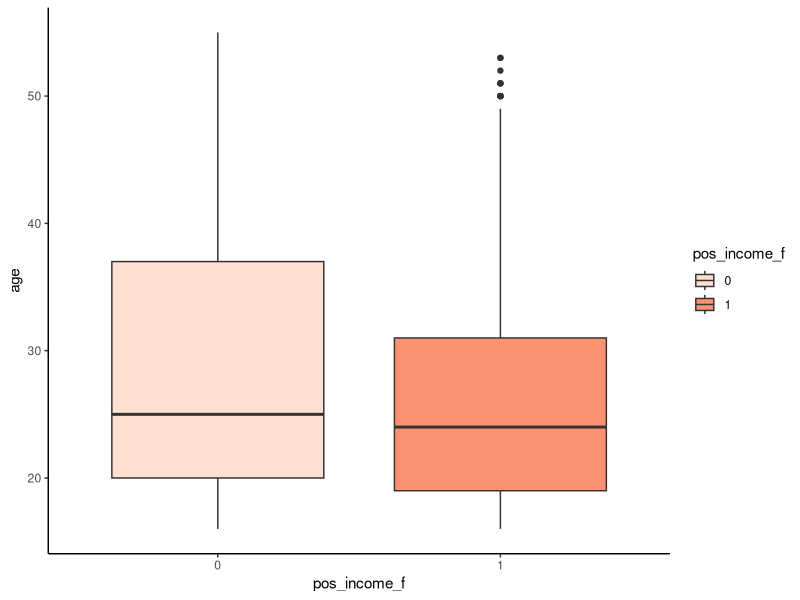
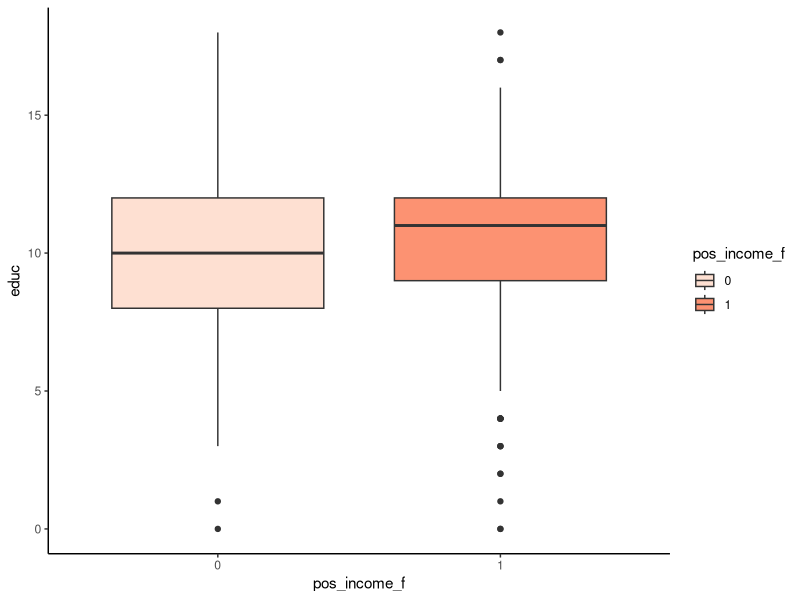
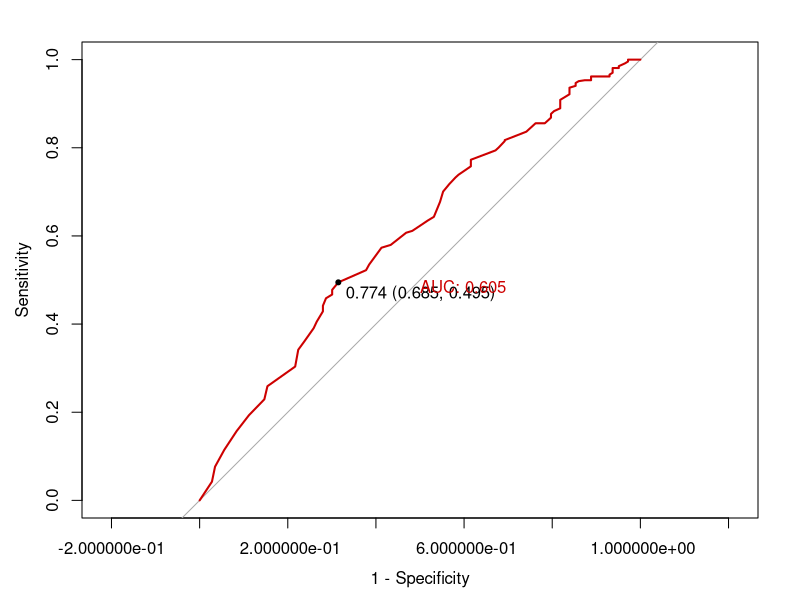
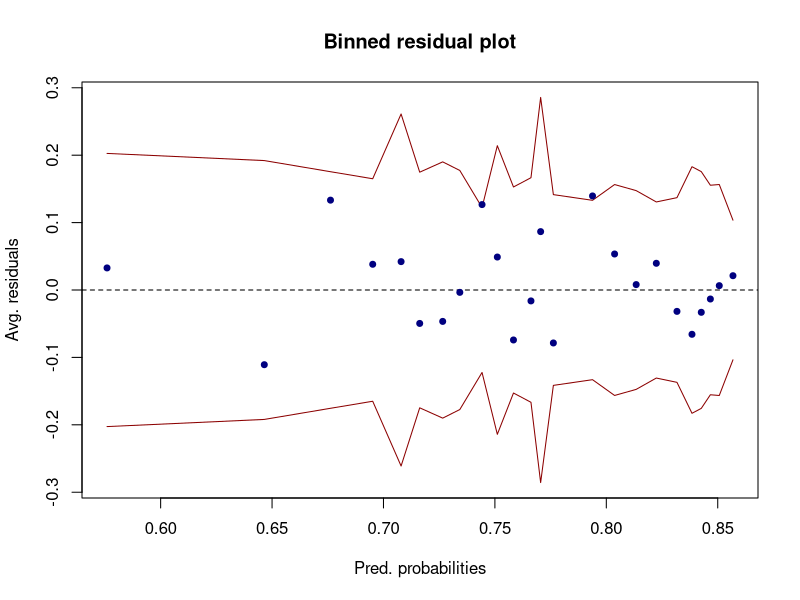

The R script that drew these images, in order:
rm(list = ls())

library(arm)
library(rms)
library(pROC)
library(e1071)
library(caret)
library(ggplot2)
library(plyr)
require(gridExtra)


##########################################################################
############################ 0. Loading the data #########################
##########################################################################


data <- read.csv("lalondedata.txt", sep=',')

head(data)
str(data)
dim(data)
summary(data)

data$X <- NULL
data$treat <- as.factor(data$treat)
data$black <- as.factor(data$black)
data$hispan <- as.factor(data$hispan)
data$married <- as.factor(data$married)
data$nodegree <- as.factor(data$nodegree)
data$pos_income <- as.integer(data$re78 > 0)
data$pos_income_f <- as.factor(data$pos_income)


##########################################################################
############################### 1. EDA ###################################
##########################################################################


cond_prob <- function (df, col1, col2) {
  round(apply(table(df[, c(col1, col2)])/sum(table(df[, c(col1, col2)])),
              2,function(x) x/sum(x)), 2)
}


cond_prob(data, "pos_income_f",  "treat")
chisq.test(table(data[,c("pos_income_f", "treat")]))

cond_prob(data, "pos_income_f",  "black")
chisq.test(table(data[,c("pos_income_f", "black")]))  # **

cond_prob(data, "pos_income_f",  "hispan")
chisq.test(table(data[,c("pos_income_f", "hispan")]))

cond_prob(data, "pos_income_f",  "married")
chisq.test(table(data[,c("pos_income_f", "married")]))

cond_prob(data, "pos_income_f",  "nodegree")
chisq.test(table(data[,c("pos_income_f", "nodegree")]))


ggplot(data,aes(x=pos_income_f, y=age, fill=pos_income_f)) +
  geom_boxplot() +
  scale_fill_brewer(palette="Reds") + 
  theme_classic()

ggplot(data,aes(x=pos_income_f, y=educ, fill=pos_income_f)) +  # **
  geom_boxplot() +
  scale_fill_brewer(palette="Reds") + 
  theme_classic()


##########################################################################
############################### 2. Model Selection #######################
##########################################################################

# 
null_model <- glm(pos_income_f ~ treat, data = data, family=binomial)
full_model <- glm(pos_income_f ~ treat + black + hispan + age + educ + married,
                  data=data, family=binomial)
step_model <- step(null_model, scope = formula(full_model),
                   direction='both', trace=0)
summary(step_model)
step_model_matrix <- confusionMatrix(as.factor(ifelse(fitted(step_model) >= 0.5, "1", "0")),
                                     data$pos_income_f, positive = "1")
step_model_matrix$overall["Accuracy"]
sum(as.integer(data$pos_income)) / nrow(data)
step_model_matrix$byClass[c("Sensitivity","Specificity")]

roc(data$pos_income_f, fitted(step_model),
    plot=T, print.thres="best", legacy.axes=T,
    print.auc =T, col="red3")

step_model_matrix <- confusionMatrix(as.factor(ifelse(fitted(step_model) >= 0.774, "1", "0")),
                                     data$pos_income_f, positive = "1")
step_model_matrix$overall["Accuracy"]
sum(as.integer(data$pos_income)) / nrow(data)
step_model_matrix$byClass[c("Sensitivity","Specificity")]


##########################################################################
############################### 3.Model assessment #######################
##########################################################################


rawresid1 <- residuals(step_model, "resp")
binnedplot(x=fitted(step_model),y=rawresid1,
           xlab="Pred. probabilities",
           col.int="red4", ylab="Avg. residuals",
           main="Binned residual plot", col.pts="navy")


##########################################################################
############################### 4. Inference #############################
##########################################################################
